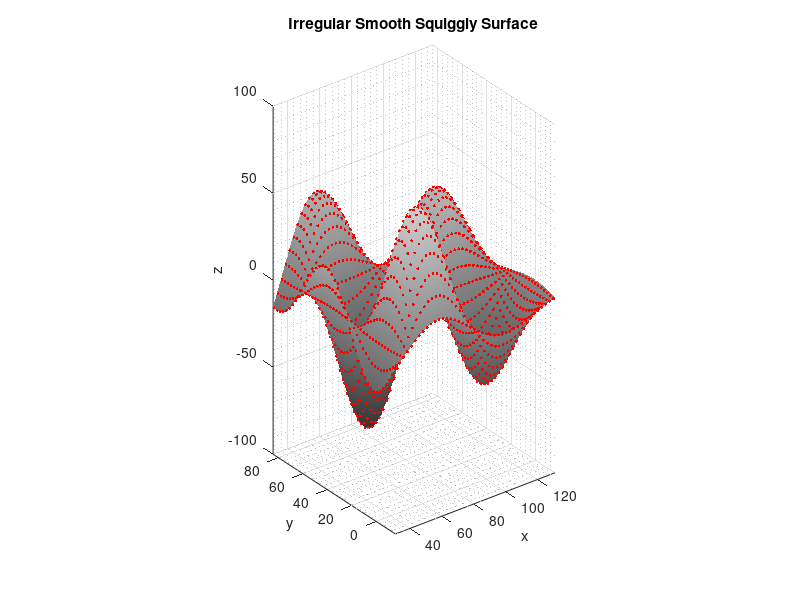
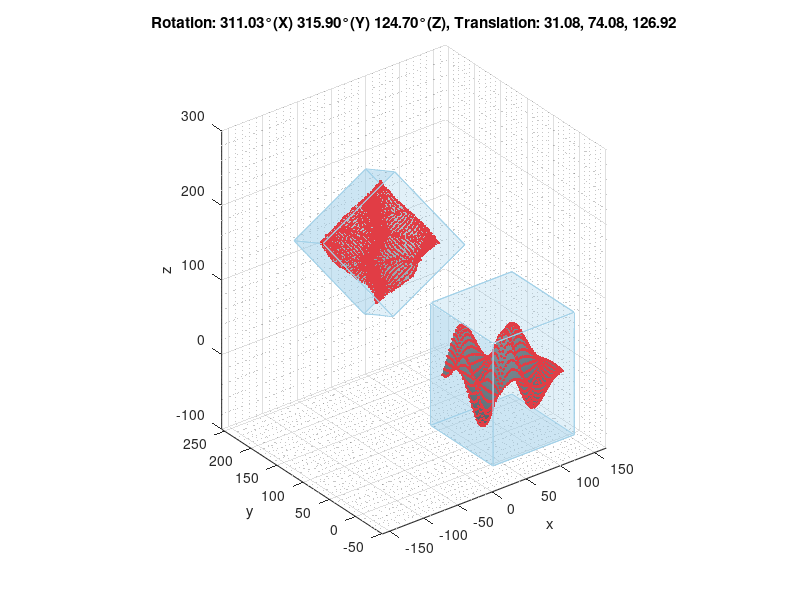

The MATLAB source for these figures, in order: (Note: this script raises an error after producing the figures.)
%% Point-to-point Iterative Closest Point Algorithm - 3D

% 3-dimensional hardware friendly implementation of the point-to-point
% Iterative Closest Point (ICP) point cloud registration algorithm

out_dir = 'P2P_ICP_3D';

%% Generate an irregular smooth squiggly surface

% Parameters
range = 100;            % size of 3D cubic volume containing surface
extent = 1;             % factor to scale range and define the horizontal extent of the surface
n_points = 10;          % number of horizontal points per range increment
downsample_factor = 4;  % must be a factor of range/extent

% Check that downsample_factor is a factor of range/extent
if mod(range / extent, downsample_factor) ~= 0
    error('downsample_factor must be a factor of range/extent');
end

% Adjust downsample factor based on extent
downsample_factor = downsample_factor * extent;

% Initialize time signal vector for horizontal axes (x and y)
t = linspace(0, extent*range, (range+1)*n_points);
x = zeros(size(t));
y = zeros(size(t));

% Number of harmonic components for horizontal signal vectors (more terms = more irregularity)
num_terms = 10;

% Stocastically generate both horizontal signals
for k = 1:num_terms
    A1 = ((rand()*(sqrt(range)/3))+(2*(sqrt(range)/3)))*(1/k);
    f1 = (rand()*1/range)+1/(2*range);
    phi1 = rand()*2*pi;
    if rand() > 0.5
        x = x + A1 * sin(2*pi*f1*t + phi1);
    else
        x = x + A1 * cos(2*pi*f1*t + phi1);
    end
    
    A2 = ((rand()*(sqrt(range)/3))+(2*(sqrt(range)/3)))*(1/k);
    f2 = (rand()*1/range)+1/(2*range);
    phi2 = rand()*2*pi;
    if rand() > 0.5
        y = y + A2 * sin(2*pi*f2*t + phi2);
    else
        y = y + A2 * cos(2*pi*f2*t + phi2);
    end
end

% Create a surface grid and multiply horizontal signal vectors to define the surface along the vertical axis
[X, Y] = meshgrid(t, t);
Z = (x' * y)/2;

% Densely sampled 3D point cloud
XYZ = [X(:) Y(:) Z(:)];

%% Dowsampled 2D Point Cloud

% Downsample and add x and y offsets
offset = rand(1, 2)*range-(range/2);
XYZ(:, 1:2) = XYZ(:, 1:2) + offset;
pc = zeros((n_points*downsample_factor*extent+1)^2, 3);
temp_X = reshape(XYZ(:, 1), repmat((range+1)*n_points*extent, [1, 2]));
pc(:, 1) = reshape(temp_X(1:range/downsample_factor:end, 1:range/downsample_factor:end), [], 1);
temp_Y = reshape(XYZ(:, 2), repmat((range+1)*n_points*extent, [1, 2]));
pc(:, 2) = reshape(temp_Y(1:range/downsample_factor:end, 1:range/downsample_factor:end), [], 1);
temp_Z = reshape(XYZ(:, 3), repmat((range+1)*n_points*extent, [1, 2]));
pc(:, 3) = reshape(temp_Z(1:range/downsample_factor:end, 1:range/downsample_factor:end), [], 1);

% Define the corners for a bounding cube around pc with a 10% border
min_X = min(pc(:, 1));
max_X = max(pc(:, 1));
min_Y = min(pc(:, 2));
max_Y = max(pc(:, 2));
min_Z = min(pc(:, 3));
max_Z = max(pc(:, 3));
border = min([0.1*(max_X-min_X), 0.1*(max_Y-min_Y), 0.1*(max_Z-min_Z)]);
cnrs = [min_X-border, min_Y-border, min_Z-border; ...
        max_X+border, min_Y-border, min_Z-border; ...
        max_X+border, max_Y+border, min_Z-border; ...
        min_X-border, max_Y+border, min_Z-border; ...
        min_X-border, min_Y-border, max_Z+border; ...
        max_X+border, min_Y-border, max_Z+border; ...
        max_X+border, max_Y+border, max_Z+border; ...
        min_X-border, max_Y+border, max_Z+border; ...
        min_X-border, min_Y-border, min_Z-border; ...
        max_X+border, min_Y-border, min_Z-border; ...
        max_X+border, min_Y-border, max_Z+border; ...
        min_X-border, min_Y-border, max_Z+border; ...
        min_X-border, max_Y+border, min_Z-border; ...
        max_X+border, max_Y+border, min_Z-border; ...
        max_X+border, max_Y+border, max_Z+border; ...
        min_X-border, max_Y+border, max_Z+border; ...
        min_X-border, min_Y-border, min_Z-border; ...
        min_X-border, max_Y+border, min_Z-border; ...
        min_X-border, max_Y+border, max_Z+border; ...
        min_X-border, min_Y-border, max_Z+border; ...
        max_X+border, min_Y-border, min_Z-border; ...
        max_X+border, max_Y+border, min_Z-border; ...
        max_X+border, max_Y+border, max_Z+border; ...
        max_X+border, min_Y-border, max_Z+border];

%% Transform the point cloud and add some noise

% Random rotation andles for each axis (x, y & z)
angles = rand(3, 1) * 2 * pi;

% Per-axis rotation matrices
Rx = [1, 0, 0;
      0, cos(angles(1)), -sin(angles(1));
      0, sin(angles(1)), cos(angles(1))];

Ry = [cos(angles(2)), 0, sin(angles(2));
      0, 1, 0;
      -sin(angles(2)), 0, cos(angles(2))];

Rz = [cos(angles(3)), -sin(angles(3)), 0;
      sin(angles(3)), cos(angles(3)), 0;
      0, 0, 1];

% 3-dimensioinal rotation matrix (axis rotations applied in ZYX order)
R = Rz * Ry * Rx;

% Random translation vector
t = rand(3, 1)*2*range;  % Random translation in the range [0, 10]

% Add Gaussian noise to the point cloud
noise_level = range/200; % Adjust the noise level as needed
noise = noise_level * randn(size(pc)); % Generate Gaussian noise
pc_noisy = pc + noise; % Add noise to the point cloud

% Apply transformation: rotate then translate
pc_transformed = ((R * pc_noisy') + t)';
XYZ_transformed = ((R * XYZ') + t)';
cnrs_transformed = ((R * cnrs') + t)';

%% Visualize the point clouds

% Visualize the surface including the downsampled point cloud
figure; hold on;
surf(reshape(XYZ(:, 1), repmat((range+1)*n_points*extent, [1, 2])), ...
     reshape(XYZ(:, 2), repmat((range+1)*n_points*extent, [1, 2])), ...
     reshape(XYZ(:, 3), repmat((range+1)*n_points*extent, [1, 2])), ...
     'EdgeColor', 'none');
scatter3(reshape(pc(:, 1), repmat(n_points*downsample_factor*extent+1, [1, 2])), ...
         reshape(pc(:, 2), repmat(n_points*downsample_factor*extent+1, [1, 2])), ...
         reshape(pc(:, 3), repmat(n_points*downsample_factor*extent+1, [1, 2])), ...
         'filled', 'MarkerFaceColor', 'r', 'SizeData', 5);
hold off; axis equal; view(3);
grid on; grid minor
colormap(repmat(linspace(0.2, 0.8, 256)', [1, 3]));

xlim([min(XYZ(:, 1)) max(XYZ(:, 1))]);
ylim([min(XYZ(:, 2)) max(XYZ(:, 2))]);

xlabel('x');
ylabel('y');
zlabel('z');
title('Irregular Smooth Squiggly Surface');
fig1 = gcf;

% Visualize point clouds before ICP
figure; hold on;

% Original point cloud
scatter3(reshape(pc(:, 1), repmat(n_points*downsample_factor*extent+1, [1, 2])), ...
         reshape(pc(:, 2), repmat(n_points*downsample_factor*extent+1, [1, 2])), ...
         reshape(pc(:, 3), repmat(n_points*downsample_factor*extent+1, [1, 2])), ...
         'filled', 'MarkerFaceColor', 'r', 'SizeData', 5);
surf(reshape(XYZ(:, 1), repmat((range+1)*n_points*extent, [1, 2])), ...
     reshape(XYZ(:, 2), repmat((range+1)*n_points*extent, [1, 2])), ...
     reshape(XYZ(:, 3), repmat((range+1)*n_points*extent, [1, 2])), ...
     'EdgeColor', 'none');
for i = 1:4:24
    fill3(cnrs(i:(i+3), 1), cnrs(i:(i+3), 2), cnrs(i:(i+3), 3), ...
          [0.6 0.8 0.9], 'FaceAlpha', 0.3, 'EdgeColor', [0.64 0.82 0.91]);
end

% Transformed point cloud
scatter3(reshape(pc_transformed(:, 1), repmat(n_points*downsample_factor*extent+1, [1, 2])), ...
         reshape(pc_transformed(:, 2), repmat(n_points*downsample_factor*extent+1, [1, 2])), ...
         reshape(pc_transformed(:, 3), repmat(n_points*downsample_factor*extent+1, [1, 2])), ...
         'filled', 'MarkerFaceColor', 'r', 'SizeData', 5);
surf(reshape(XYZ_transformed(:, 1), repmat((range+1)*n_points*extent, [1, 2])), ...
     reshape(XYZ_transformed(:, 2), repmat((range+1)*n_points*extent, [1, 2])), ...
     reshape(XYZ_transformed(:, 3), repmat((range+1)*n_points*extent, [1, 2])), ...
     'EdgeColor', 'none');
for i = 1:4:24
    fill3(cnrs_transformed(i:(i+3), 1), cnrs_transformed(i:(i+3), 2), cnrs_transformed(i:(i+3), 3), ...
          [0.6 0.8 0.9], 'FaceAlpha', 0.3, 'EdgeColor', [0.64 0.82 0.91]);
end

hold off; axis equal; view(3);
grid on; grid minor
colormap(repmat(linspace(0.2, 0.8, 256)', [1, 3]));

% Minimum axis limits
x_limits = [min([cnrs(:, 1); cnrs_transformed(:, 1)]), max([cnrs(:, 1); cnrs_transformed(:, 1)])];
y_limits = [min([cnrs(:, 2); cnrs_transformed(:, 2)]), max([cnrs(:, 2); cnrs_transformed(:, 2)])];
z_limits = [min([cnrs(:, 3); cnrs_transformed(:, 3)]), max([cnrs(:, 3); cnrs_transformed(:, 3)])];

% Increase limits by 20%
x_range_increase = 0.1 * (x_limits(2) - x_limits(1));
y_range_increase = 0.1 * (y_limits(2) - y_limits(1));

% Set new axis limits
xlim([x_limits(1) - x_range_increase, x_limits(2) + x_range_increase]);
ylim([y_limits(1) - y_range_increase, y_limits(2) + y_range_increase]);

xlabel('x');
ylabel('y');
zlabel('z');
title(sprintf('Rotation: %.2f°(X) %.2f°(Y) %.2f°(Z), Translation: %.2f, %.2f, %.2f', rad2deg(angles(1)), rad2deg(angles(2)), rad2deg(angles(3)), t(1), t(2), t(3)));
fig2 = gcf;

%% Prompt the user to save figures

% Output directory
if ~exist(out_dir, 'dir')
    mkdir(out_dir);
end

saveFiguresInput = input('Set save figures flag? (Y/N): ', 's');

if strcmpi(saveFiguresInput, 'Y')
    saveFigures = 1;
elseif strcmpi(saveFiguresInput, 'N')
    saveFigures = 0;
else
    error('Invalid input. Please enter Y or N.');
end

if saveFigures
    delete(fullfile(out_dir, '*.png'));
    exportgraphics(fig1, sprintf('%s/squiggly_surface.png', out_dir), 'Resolution', 300);
    exportgraphics(fig2, sprintf('%s/point_clouds.png', out_dir), 'Resolution', 300);
end

%% Iterative Closest Point (ICP) Algorithm

% Reference point cloud: pc
Q = pc;
% Input point cloud: pc_transformed
P = pc_transformed;

% The whole idea with the ICP algorithm is to, as the name implies,
% iteratively transform the points in P such that they lie above their
% corresponding points in Q

% Initialize the transformation errors
prev_transformation_error = inf;
transformation_error = mean(sqrt(sum((P - Q).^2, 2)));

% Set a maximum number of iterations in the case of no convergence
max_iterations = 100; % Maximum number of iterations
iteration = 0; % Initialize iteration counter

% Construct a k-dimensional (k-D) tree for the reference point cloud Q
Q_tree = KDTreeSearcher(Q);

% Continue to iterate while the transformation error continues to change
while (prev_transformation_error - transformation_error > eps) && (iteration - 1 < max_iterations)

    % For each pooint in P, find the nearest point in Q
    nearest_idx = knnsearch(Q_tree, P);
    Q_nearest = Q(nearest_idx, :);

    % Visualize point clouds
    figure; hold on;

    % Reference point cloud
    scatter3(reshape(Q(:, 1), repmat(n_points*downsample_factor*extent+1, [1, 2])), ...
             reshape(Q(:, 2), repmat(n_points*downsample_factor*extent+1, [1, 2])), ...
             reshape(Q(:, 3), repmat(n_points*downsample_factor*extent+1, [1, 2])), ...
             'filled', 'MarkerFaceColor', 'r', 'SizeData', 5);
    surf(reshape(XYZ(:, 1), repmat((range+1)*n_points*extent, [1, 2])), ...
         reshape(XYZ(:, 2), repmat((range+1)*n_points*extent, [1, 2])), ...
         reshape(XYZ(:, 3), repmat((range+1)*n_points*extent, [1, 2])), ...
         'EdgeColor', 'none');
    for i = 1:4:24
        fill3(cnrs(i:(i+3), 1), cnrs(i:(i+3), 2), cnrs(i:(i+3), 3), ...
              [0.6 0.8 0.9], 'FaceAlpha', 0.3, 'EdgeColor', [0.64 0.82 0.91]);
    end

    % Input point cloud
    scatter3(reshape(P(:, 1), repmat(n_points*downsample_factor*extent+1, [1, 2])), ...
             reshape(P(:, 2), repmat(n_points*downsample_factor*extent+1, [1, 2])), ...
             reshape(P(:, 3), repmat(n_points*downsample_factor*extent+1, [1, 2])), ...
             'filled', 'MarkerFaceColor', 'r', 'SizeData', 5);
    surf(reshape(XYZ_transformed(:, 1), repmat((range+1)*n_points*extent, [1, 2])), ...
         reshape(XYZ_transformed(:, 2), repmat((range+1)*n_points*extent, [1, 2])), ...
         reshape(XYZ_transformed(:, 3), repmat((range+1)*n_points*extent, [1, 2])), ...
         'EdgeColor', 'none');
    for i = 1:4:24
        fill3(cnrs_transformed(i:(i+3), 1), cnrs_transformed(i:(i+3), 2), cnrs_transformed(i:(i+3), 3), ...
              [0.6 0.8 0.9], 'FaceAlpha', 0.3, 'EdgeColor', [0.64 0.82 0.91]);
    end

    % For each point in P, draw a line to the nearest point in Q
    for i = 1:size(P, 1)
        plot3([P(i, 1) Q_nearest(i, 1)], [P(i, 2) Q_nearest(i, 2)], [P(i, 3) Q_nearest(i, 3)], 'LineWidth', 0.1);
    end

    hold off; axis equal; view(3);
    grid on; grid minor
    colormap(repmat(linspace(0.2, 0.8, 256)', [1, 3]));
    
    % Minimum axis limits
    x_limits = [min([cnrs(:, 1); cnrs_transformed(:, 1)]), max([cnrs(:, 1); cnrs_transformed(:, 1)])];
    y_limits = [min([cnrs(:, 2); cnrs_transformed(:, 2)]), max([cnrs(:, 2); cnrs_transformed(:, 2)])];
    z_limits = [min([cnrs(:, 3); cnrs_transformed(:, 3)]), max([cnrs(:, 3); cnrs_transformed(:, 3)])];
    
    % Increase limits by 20%
    x_range_increase = 0.1 * (x_limits(2) - x_limits(1));
    y_range_increase = 0.1 * (y_limits(2) - y_limits(1));
    
    % Set new axis limits
    xlim([x_limits(1) - x_range_increase, x_limits(2) + x_range_increase]);
    ylim([y_limits(1) - y_range_increase, y_limits(2) + y_range_increase]);
    
    xlabel('x');
    ylabel('y');
    zlabel('z');
    title(sprintf("ICP Iteration %d | Transformation Error: %.2f", iteration, transformation_error));
    if saveFigures
        exportgraphics(gcf, sprintf('%s/ICP_iteration_%d.png', out_dir, iteration), 'Resolution', 300);
    end

    % Compute centroids of P and its nearest points in Q
    P_centroid = mean(P, 1);
    Q_nearest_centroid = mean(Q_nearest, 1);

    % Center P and its nearest points in Q
    P_centered = P - P_centroid;
    Q_nearest_centered = Q - Q_nearest_centroid;

    % Evaluate the covariance matrix H
    H = P_centered' * Q_nearest_centered;

    % Extract the skew vector from the cross-covariance matrix H
    delta = [H(2, 3)-H(3, 2); ...
             H(3, 1)-H(1, 3); ...
             H(1, 2)-H(2, 1)];
    
    % Use Horn's method to construct the 4x4 quaternion characteristic matrix N
    N = zeros(4, 4);
    N(1, 1) = trace(H);
    N(1, 2:4) = delta';
    N(2:4, 1) = delta;
    N(2:4, 2:4) = [2*H(1, 1)-trace(H), H(1, 2)+H(2, 1),    H(1, 3)+H(3, 1); ...
                   H(2, 1)+H(1, 2),    2*H(2, 2)-trace(H), H(2, 3)+H(3, 2); ...
                   H(3, 1)+H(1, 3),    H(3, 2)+H(2, 3),    2*H(3, 3)-trace(H)];
    
    % Use the power iteration method to compute the dominant eigen vector, corresponding to the unit quaternion
    q = [1; 0; 0; 0];
    K = 100;
    for k = 1:K
        q_temp = N * q;
        q_temp = q_temp / norm(q_temp);
        if norm(q - q_temp) < eps
            break
        end
        q = q_temp;
    end
    
    % Quaternion to rotation matrix conversion
    R = [1 - 2*(q(3)^2 + q(4)^2),   2*(q(2)*q(3) - q(4)*q(1)), 2*(q(2)*q(4) + q(3)*q(1)); ...
         2*(q(2)*q(3) + q(4)*q(1)), 1 - 2*(q(2)^2 + q(4)^2),   2*(q(3)*q(4) - q(2)*q(1)); ...
         2*(q(2)*q(4) - q(3)*q(1)), 2*(q(3)*q(4) + q(2)*q(1)), 1 - 2*(q(2)^2 + q(3)^2)];

    % Translation vector
    t = (Q_nearest_centroid' - R * P_centroid')';

    % Transform P
    P = (R * P')' + t;
    XYZ_transformed = (R * XYZ_transformed')' + t;
    cnrs_transformed = (R * cnrs_transformed')' +t;

    % Update the previous transformation error
    prev_transformation_error = transformation_error;

    % Calculate the transformation error as the root mean squared distance
    transformation_error = mean(sqrt(sum((P - Q_nearest).^2, 2)));

    % Increment the iteration counter
    iteration = iteration + 1;
end

if iteration >= max_iterations
    fprintf("Maximum iterations (%d) reached - STOPPED\n", max_iterations);
else
    fprintf("CONVERGED after %d iterations\n", iteration-1);
end